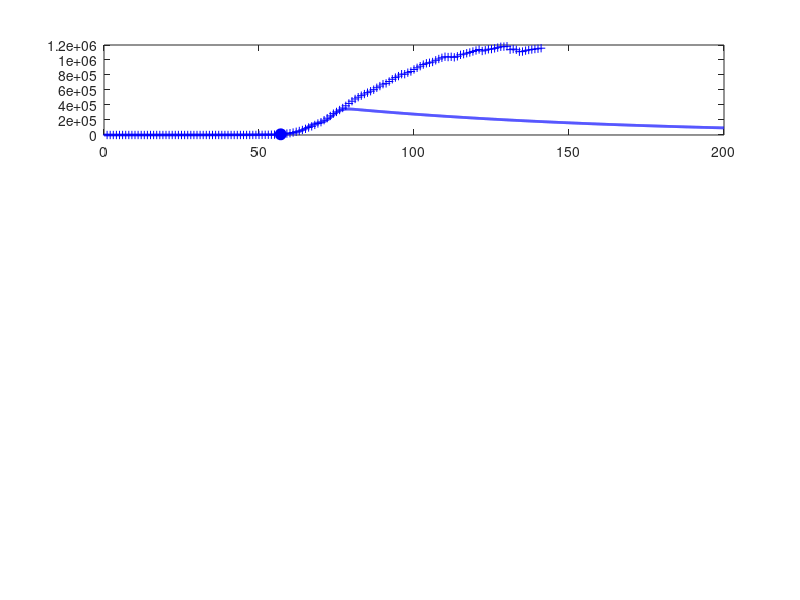

MATLAB code to generate this figure: (Note: this script raises an error after producing the figure.)
% svr19USA.m

% Revised:  2020 03 25

% Mathemtatical model for the spread of the covid19 virus
% Model for GLOBAL spread of virus
% Model for CHINA spread of virus: download svr19CHINA.m
% Data from https://www.worldometers.info/coronavirus/
% Date file:  covid19.mat  variable covid19
% Model specified by the variables in the INPUT SECTION of the Script

% DOING PHYSICS WITH MATLAB: 
%   ../mphome.htm
% Documentation
%   http://www.physics.usyd.edu.au/teach_res/mp/doc/sird19E.htm
% Download Scripts
%   http://www.physics.usyd.edu.au/teach_res/mp/mscripts/

% Ian Cooper
% email: matlabvisualphysics@gmail.com
% Matlab 2019b

% Populations: Data d / Model
% Susceptible individuals:  Sd  S
% Active infections (currently infected);  Id  I
% Recovered:  Rd  R
% Dead:  Dd  D

close all
clear
clc

global Imax Rmax Dmax ITmax Smax

load('covid19.mat')

% DATA: variable covid19
% Col 1: World   Id   Currently Infected Cases
% Col 2: World   Rd   Recovered
% Col 3: World   Dd   Deaths

% Data for China with Script svr19CHINA.m
% Col 4: China   Total infected cases
% Col 5: China   Currently Infected Cases
% Col 6: China   Deaths
% Col 7: USA     Total infected cases
% Col 8: USA     Currently infected cases
% Col 9: USA     Deaths
% Col 10: AUST     Total infected cases
% Col 11: AUST     Currently infected cases
% Col 12: AUST     Deaths
% Col 13: INDIA   Total infected cases
% Col 14: INDIA   Currently infected cases
% Col 15: INDIA   Deaths

% Model: number of time steps 
  num = 5000;

% *********************************************************************  
% INPUTS: Model Parameters
% ********************************************************************* 

% Maximum number of days for model   [200]
  tMax = 200;
% Initial number of infections   [0.004] 
  I = zeros(num,1);
  I(1) = 0.004;
% Adjustible model parameters  
% S --> I  [0.38] 
  a = 0.1;
% I --> R  [0.036]
  b = 0.008;
% I --> D  [0.0025]
  d = 0.0028;

% See SETUP for input of surge factors

% *********************************************************************  
% SETUP
% ********************************************************************* 
  
% DATA: Id Rd Dd / Number of data days for COVID19  
  Ndays  = find(covid19 == 0,1) - 1;  
  Idtot  = covid19(1:Ndays,7);
  Id     = covid19(1:Ndays,8);
  Dd     = covid19(1:Ndays,9);

% Model: S  D  R  
  S = zeros(num,1);
  D = zeros(num,1);
  R = zeros(num,1);
  
% Model: Initial values for populations
  S(1) = 1;
  D(1) = 0;
  R(1) = 0;   
  
% TIME [days]
  t = linspace(0,tMax,num)';
  dt = t(2) - t(1);

  
% SURGE FACTORS
  s = zeros(num,1);
  for n = 1:num-1
    if t(n) > 50; s(n) = 0.19; end
    if t(n) > 62; s(n) = 0.35; end 
    if t(n) > 69; s(n) = 1.50; end 
    if t(n) > 80; s(n) = 0.00; end
  end  
    

   
% *********************************************************************  
% MODEL: Time Evolution
% ********************************************************************* 
 
for n = 1:num-1
  dS = -a*S(n)*I(n)*dt;
  dI = -dS;
  I(n+1) = I(n) + dI;
  dR = b*I(n)*dt;
  dD = d*I(n)*dt;
  surge = s(n)*S(n)*dt;
  R(n+1) = R(n)+ dR;
  D(n+1) = D(n) + dD;
  S(n+1) = S(n) + dS + surge;
  I(n+1) = I(n+1) - dR - dD;
end

% Scaling I, R and D values at day specified by t_index 
  t_index = 57;
  index = find(t > t_index,1);
  f = Id(t_index)./ I(index);

% Scale populations
  I = f.*I;
  R = f.*R;
  D = f*D;
  
  Imax = max(I);
  Rmax = max(R);
  Dmax = max(D);
  Smax = max(S);
  
% Model: total population that has been infected;  
  Itot = I + R + D;
  ITmax = max(Itot);
  
% Data
  Rd = Idtot - Id - Dd;
  Idmax = max(Id);
  Rdmax = max(Rd);
  Ddmax = max(Dd);
  ITdmax = max(Idtot);
  
% Percentages: model
  pI = 100*I(end) / Itot(end);
  pR = 100*R(end) / Itot(end);
  pD = 100*D(end) / Itot(end);
  
% Percentages: Data
  pId = 100*Id(end) / Idtot(end);
  pRd = 100*Rd(end) / Idtot(end);
  pDd = 100*Dd(end) / Idtot(end);

  
% *********************************************************************  
% GRAPHICS
% ********************************************************************* 

figure(1)
  set(gcf,'units','normalized');
  set(gcf,'position',[0.02 0.05 0.3 0.75]);
  set(gcf,'color','w');

subplot(4,1,1)  % INFECTIONS
    xP = 1: Ndays;
    yP = Id;
    plot(xP,yP,'b+')   
    hold on
    
    xP = t_index; yP = Id(t_index);
    plot(xP,yP,'bo','markerfacecolor','b','markersize',8)
    
    xP = t; yP = I;
    plot(xP,yP,'b','linewidth',2)
   % ylim([0 15e4])
    plotMonths(1)
       
    grid on
    title('Active Infections  I')
    ylabel('I','FontName','Times New Roman')  
    set(gca,'fontsize',12)
  
    
subplot(4,1,2)   % RECOVERIES
    xP = 1: Ndays;
    yP = Rd; 
    plot(xP,yP,'k+')
    hold on
 
    xP = t_index; yP = Rd(t_index);
    plot(xP,yP,'ko','markerfacecolor','k','markersize',8)
    
    xP = t; yP = R;
    plot(xP,yP,'k','linewidth',2)
    
    plotMonths(2)    
    
    grid on
    ylabel('R')
    title('Recoveries  R')
    set(gca,'fontsize',12)
   
 subplot(4,1,3)    % DEATHS
    xP = 1: Ndays;
    yP = Dd; 
    plot(xP,yP,'r+')
    hold on
 
    xP = t_index; yP = Dd(t_index);
    plot(xP,yP,'ro','markerfacecolor','r','markersize',8)
    
    xP = t; yP = D;
    plot(xP,yP,'r','linewidth',2)
    
    plotMonths(3)
    grid on
    
    ylabel('D')
    title('Deaths  D')
    set(gca,'fontsize',12)   
    
 subplot(4,1,4)   % Total infections
    th = 5;
    k = log(2)/th;
    v0 = 177400/exp(k*60);
    v = v0.*exp(k*(t-10));
   % v(v > ITmax) = ITmax;
    
    xP = t(1:2500);
    yP = v(1:2500);
    plot(xP,yP,'r','linewidth',1.2)
   
    hold on
    xP = 1: Ndays;
    yP = Idtot; 
    plot(xP,yP,'b+')
    hold on
    xP = t; yP = Itot;
    plot(xP,yP,'b','linewidth',2)
    
    plotMonths(4)
    
    ylim([0 1.2*ITmax])
    grid on
    xlabel('days elapsed')
    ylabel('I_{tot}','FontName','Times New Roman')
    title('Total Infections I_{tot}');
    set(gca,'fontsize',12) 
    

figure(2)
   set(gcf,'units','normalized');
   set(gcf,'position',[0.60 0.05 0.25 0.25]);
   set(gcf,'color','w');

   fig = figure(2);
   left_color = [0 0 0];
   right_color = [1 0 1];
   set(fig,'defaultAxesColorOrder',[left_color; right_color]);
   
    hold on
    plotMonths(5)   
        
    hold on
    yyaxis left
    xP = t; yP = S;
    plot(xP,yP,'k','linewidth',2)
    grid on
    xlabel('days elapsed')
    ylabel('Susceptible population  S') 
      
    yyaxis right
    xP = t; yP = s;
    plot(xP,yP,'m','linewidth',1)
    grid on
    ylabel('surge factor  s') 
        
    set(gca,'fontsize',12)    
    box on

    
figure(7)
   set(gcf,'units','normalized');
   set(gcf,'position',[0.33 0.05 0.25 0.35]);
   set(gcf,'color','w');

   xlim([0 120])
   ylim([0 250])
   hh = 250; dh = -25;
   
   txt = 'Start date:  22 January 2020';
   Htext = text(0,hh,txt,'fontsize',12);
   set(Htext,'color','k')
   
   hh = hh+dh;
   txt = 'Model Parameters';
   text(0,hh,txt,'fontsize',12)
   
   hh = hh+dh;
   txt = sprintf('I(0) = %3.0f   a = %2.3f   b = %2.3f   d = %2.3f', ...
       I(1),a,b,d);
   text(0,hh,txt,'fontsize',12)
      
   hh = hh+2*dh; 
   txt = 'DATA';
   text(0,hh,txt,'fontsize',12)
   
    z = datenum([2020 1 22]);
    z = z + Ndays-1;
    z = datetime(z,'ConvertFrom','datenum');
    z.Format = 'dd-MMM-yyyy';
    txt = cellstr(z) ; 
    text(20,hh,txt,'fontsize',12)
    
   hh = hh+dh;
   z1 = Id(end); z2 = Rd(end); z3 = Dd(end); z4 = z1+z2+z3;  
   txt = sprintf('I = %5.0f    R = %5.0f    D = %5.0f    I_{tot} = %5.0f', z1,z2,z3,z4);
   text(6,hh,txt,'fontsize',12)
 
    % Recoveries and Deaths
    pR = 100*Rd(end)/(Rd(end)+Dd(end));
    pD = 100*Dd(end)/(Rd(end)+Dd(end));
    hh = hh+dh;
    txt = sprintf('percent: Active = %2.1f  Recoveries = %2.1f    Deaths = %2.1f   ',pId,pRd,pDd);
    text(2,hh,txt,'fontsize',12)  
   
   hh = hh+2*dh; 
   txt = 'MODEL PREDICTIONS';
   text(0,hh,txt,'fontsize',12)
   
    z = datenum([2020 1 22]);
    z = z + tMax;
    z = datetime(z,'ConvertFrom','datenum');
    z.Format = 'dd-MMM-yyyy';
    txt = cellstr(z) ; 
    text(60,hh,txt,'fontsize',12)
   
   hh = hh+dh;
    z1 = I(end); z2 = R(end); z3 = D(end); z4 = z1+z2+z3;  
    txt = sprintf('I = %5.0f    R = %5.0f    D = %5.0f    I_{tot} = %5.0f', z1,z2,z3,z4);
    text(6,hh,txt,'fontsize',12)

   hh = hh+dh;
    txt = 'Peak';
    text(10,hh,txt,'fontsize',12)
    z = find(I == Imax,1);
    z = t(z) + datenum([2020 1 22]);
    z = datetime(z,'ConvertFrom','datenum');
    z.Format = 'dd-MMM-yyyy';
    txt = cellstr(z) ; 
    text(30,hh,txt,'fontsize',12)
   
    txt = sprintf('I_{peak} = %5.0f',Imax);
    text(70,hh,txt,'fontsize',12)
   
    hh = hh+dh;
    txt = sprintf('percent: Active = %2.1f  Recoveries = %2.1f    Deaths = %2.1f   ',pI,pR,pD);
    text(2,hh,txt,'fontsize',12)   
       

  
   axis off    
   
   
   
   function  pM = plotMonths(z)
     global Imax Rmax Dmax ITmax Smax
     
     % Months
       m1 = [2020 01 22];    % day zero
       m2 = [2020 02  1];    % Feb
       m3 = [2020 03  1];    % Mar
       m4 = [2020 04  1];    % Apr
       m5 = [2020 05  1];    % May
       m6 = [2020 06  1];    % Jun
       m7 = [2020 07  1];    % Jul
       m8 = [2020 08  1];    % Aug
   
      tm(1) = datenum(m1);
      tm(2) = datenum(m2) - tm(1);
      tm(3) = datenum(m3) - tm(1);
      tm(4) = datenum(m4) - tm(1);
      tm(5) = datenum(m5) - tm(1);
      tm(6) = datenum(m6) - tm(1);
      tm(7) = datenum(m7) - tm(1);
      tm(8) = datenum(m8) - tm(1);
   
      if z == 1; yMax = Imax;  end
      if z == 2; yMax = Rmax;  end
      if z == 3; yMax = Dmax;  end
      if z == 4; yMax = ITmax; end
      if z == 5; yMax = Smax; end
      
      for n = 2:8
        plot([tm(n), tm(n)], [0, yMax],'color', [0.5 0.5 0.5],'linewidth',1);
      end
      
      ys = 0.8;
      text(22, ys*yMax,'F')
      text(52, ys*yMax,'M')
      text(82, ys*yMax,'A')
      text(112,ys*yMax,'M')
      text(142,ys*yMax,'J')
      text(172,ys*yMax,'J')
      
   end
